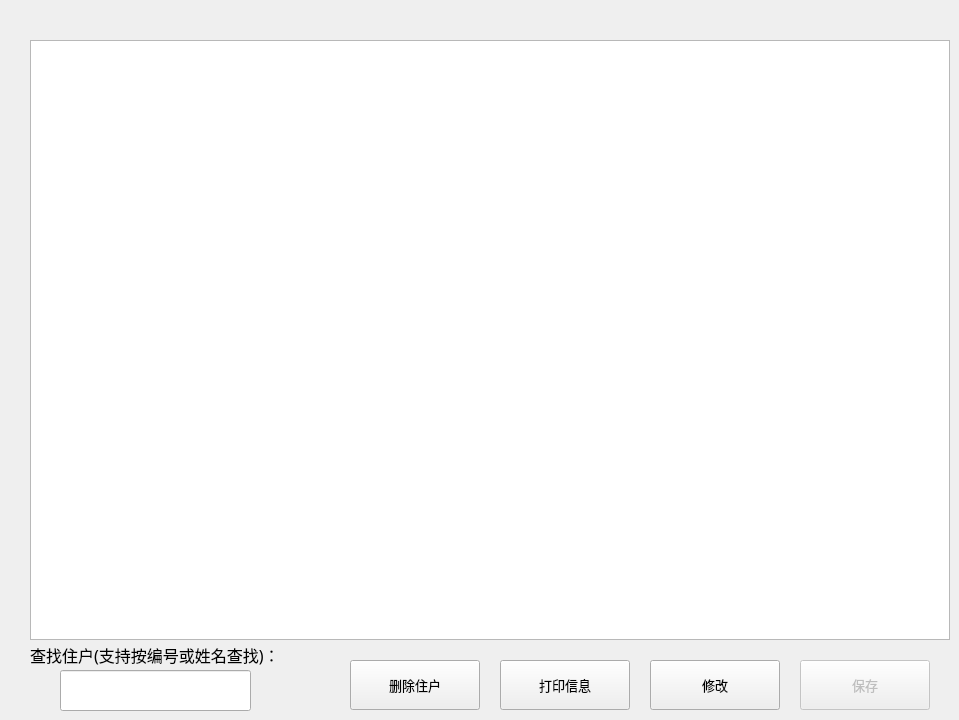
                <widget class="QWidget" name="tabHousehold_all">
                 <attribute name="title">
                  <string>详情</string>
                 </attribute>
                 <widget class="QTableWidget" name="tableWidgetHouseholdInfo">
                  <property name="geometry">
                   <rect>
                    <x>30</x>
                    <y>40</y>
                    <width>920</width>
                    <height>600</height>
                   </rect>
                  </property>
                  <property name="minimumSize">
                   <size>
                    <width>920</width>
                    <height>600</height>
                   </size>
                  </property>
                  <property name="maximumSize">
                   <size>
                    <width>920</width>
                    <height>600</height>
                   </size>
                  </property>
                  <property name="horizontalScrollBarPolicy">
                   <enum>Qt::ScrollBarAlwaysOff</enum>
                  </property>
                 </widget>
                 <widget class="QPushButton" name="buttonEditHouseholdInfo">
                  <property name="geometry">
                   <rect>
                    <x>650</x>
                    <y>660</y>
                    <width>130</width>
                    <height>50</height>
                   </rect>
                  </property>
                  <property name="minimumSize">
                   <size>
                    <width>130</width>
                    <height>50</height>
                   </size>
                  </property>
                  <property name="maximumSize">
                   <size>
                    <width>130</width>
                    <height>50</height>
                   </size>
                  </property>
                  <property name="font">
                   <font>
                    <family>思源黑体 CN Medium</family>
                    <pointsize>10</pointsize>
                   </font>
                  </property>
                  <property name="text">
                   <string>修改</string>
                  </property>
                 </widget>
                 <widget class="QPushButton" name="buttonSaveHouseholdInfo">
                  <property name="enabled">
                   <bool>false</bool>
                  </property>
                  <property name="geometry">
                   <rect>
                    <x>800</x>
                    <y>660</y>
                    <width>130</width>
                    <height>50</height>
                   </rect>
                  </property>
                  <property name="minimumSize">
                   <size>
                    <width>130</width>
                    <height>50</height>
                   </size>
                  </property>
                  <property name="maximumSize">
                   <size>
                    <width>130</width>
                    <height>50</height>
                   </size>
                  </property>
                  <property name="font">
                   <font>
                    <family>思源黑体 CN Medium</family>
                    <pointsize>10</pointsize>
                   </font>
                  </property>
                  <property name="text">
                   <string>保存</string>
                  </property>
                 </widget>
                 <widget class="QPushButton" name="buttonOutHouseholdInfo">
                  <property name="geometry">
                   <rect>
                    <x>500</x>
                    <y>660</y>
                    <width>130</width>
                    <height>50</height>
                   </rect>
                  </property>
                  <property name="minimumSize">
                   <size>
                    <width>130</width>
                    <height>50</height>
                   </size>
                  </property>
                  <property name="maximumSize">
                   <size>
                    <width>130</width>
                    <height>50</height>
                   </size>
                  </property>
                  <property name="font">
                   <font>
                    <family>思源黑体 CN Medium</family>
                    <pointsize>10</pointsize>
                   </font>
                  </property>
                  <property name="text">
                   <string>打印信息</string>
                  </property>
                 </widget>
                 <widget class="QLabel" name="label_8">
                  <property name="geometry">
                   <rect>
                    <x>30</x>
                    <y>640</y>
                    <width>251</width>
                    <height>31</height>
                   </rect>
                  </property>
                  <property name="font">
                   <font>
                    <family>思源黑体 CN Light</family>
                   </font>
                  </property>
                  <property name="text">
                   <string>&lt;html&gt;&lt;head/&gt;&lt;body&gt;&lt;p&gt;&lt;span style=&quot; font-size:12pt;&quot;&gt;查找住户(支持按编号或姓名查找)：&lt;/span&gt;&lt;/p&gt;&lt;/body&gt;&lt;/html&gt;</string>
                  </property>
                 </widget>
                 <widget class="QLineEdit" name="lineEditHouseholdID">
                  <property name="geometry">
                   <rect>
                    <x>60</x>
                    <y>670</y>
                    <width>191</width>
                    <height>41</height>
                   </rect>
                  </property>
                  <property name="font">
                   <font>
                    <family>微软雅黑</family>
                    <pointsize>10</pointsize>
                   </font>
                  </property>
                 </widget>
                 <widget class="QPushButton" name="buttonDeleteHousehold">
                  <property name="geometry">
                   <rect>
                    <x>350</x>
                    <y>660</y>
                    <width>130</width>
                    <height>50</height>
                   </rect>
                  </property>
                  <property name="minimumSize">
                   <size>
                    <width>130</width>
                    <height>50</height>
                   </size>
                  </property>
                  <property name="maximumSize">
                   <size>
                    <width>130</width>
                    <height>50</height>
                   </size>
                  </property>
                  <property name="font">
                   <font>
                    <family>思源黑体 CN Medium</family>
                    <pointsize>10</pointsize>
                   </font>
                  </property>
                  <property name="text">
                   <string>删除住户</string>
                  </property>
                 </widget>
                </widget>
